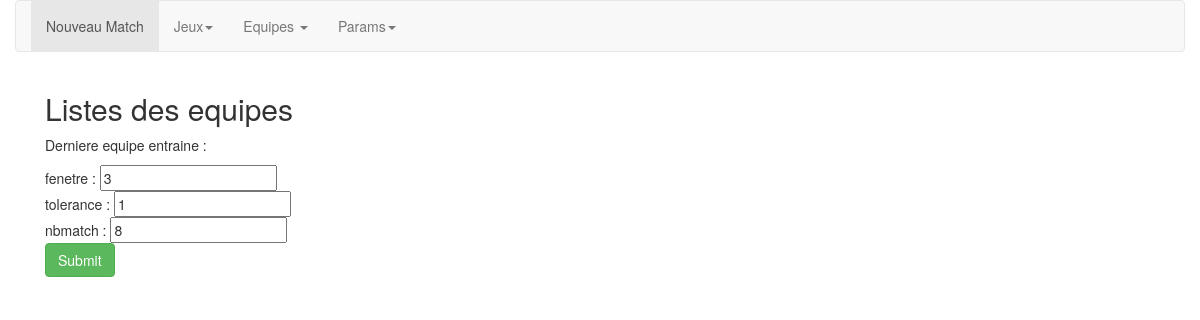
/Equipes/ParamEquipe/ (signed in), run on the app's committed database.
### Equipes/models.py (models this page shows)
class CoachParams(models.Model):
    user = models.OneToOneField(User, on_delete=models.CASCADE,null=True)
    currentTeam = models.ForeignKey(Team, on_delete=models.CASCADE)
    team = models.ManyToManyField(Team,related_name="coachParams",blank=True)
    fenetre = models.IntegerField()
    nbMatch = models.IntegerField()
    tolerance = models.IntegerField()

### Equipes/views.py (the view)
# urls.py: url(r'ParamEquipe/$',views.ParamEquipe),
def ParamEquipe(request):
    idUser = request.user.id
    idTeam = CoachParams.objects.get(user=idUser).currentTeam.id
    idUser = request.user.id
    currentTeamId = CoachParams.objects.get(user=idUser).currentTeam.id
    obj = CoachParams.objects.get(currentTeam=currentTeamId)
    if request.method == 'POST':
        obj = CoachParams.objects.get(currentTeam=currentTeamId)
        obj.fenetre = int(request.POST.get("fenetre"))
        obj.tolerance = int(request.POST.get("tolerance"))
        obj.nbMatch = int(request.POST.get("nbMatch"))
        obj.save()
    return render(request,'ParamEquipe.html',{'obj':obj})

### Equipes/templates/ParamEquipe.html (shortened to what this page needs)
<!DOCTYPE html>
<html lang="en">
    <head>
        <link href="//netdna.bootstrapcdn.com/bootstrap/3.0.0/css/bootstrap.min.css" rel="stylesheet" id="bootstrap-css">
    </head>
    <body>
        <div class="container">
            <div class="row">
                <nav class="navbar navbar-default" role="navigation">
            <div class="collapse navbar-collapse" id="bs-example-navbar-collapse-1">
              <ul class="nav navbar-nav">
                <li class="active"><a href="/NouveauMatch/">Nouveau Match</a></li>
                <li class="dropdown">
                    <a href="#" class="dropdown-toggle" data-toggle="dropdown">Jeux<b class="caret"></b></a>
                <li class="dropdown">
                  <a href="#" class="dropdown-toggle" data-toggle="dropdown">Equipes <b class="caret"></b></a>
                </li>
                <li class="dropdown">
                    <a href="#" class="dropdown-toggle" data-toggle="dropdown">Params<b class="caret"></b></a>
                  </li>
              </ul>
            </div>
        </nav>
            </div>
<div class="container">
<h2>Listes des equipes</h2>
<p>Derniere equipe entraine : {{equipeActuelle}}</p>
{% if user.is_authenticated %}
    {% block content %}
    <form method='POST'>
        fenetre : <input type="number" name="fenetre" value="{{obj.fenetre}}"><br>
        tolerance : <input type="number" name="tolerance" value="{{obj.tolerance}}"><br>
        nbmatch : <input type="number" name="nbMatch" value="{{obj.nbMatch}}"><br>
        <input type="submit" class="btn btn-success">
    </form>
    {% endblock %}
{% else %}
<p>Vous n'etes pas connécté</p>
{% endif %}
</div>
</body>
</html>

### data on the page
CoachParams: fenetre "3", tolerance "1", nbMatch "8"
